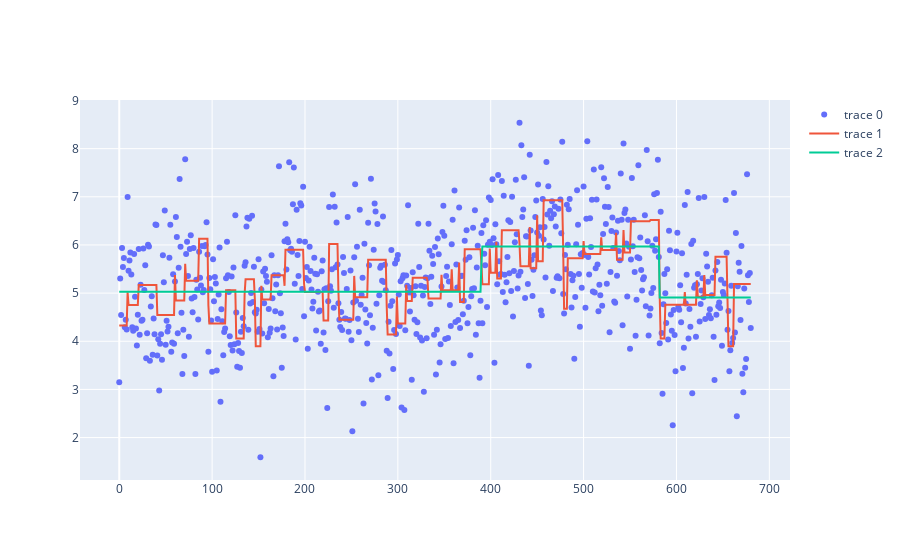

Notebook cell for this chart:
### Code cell
fig = go.Figure()
#fig.add_trace(go.Scatter(x=df['location'], y=df['raw'], name='Raw Signal', mode='markers',marker=markers))
fig.add_trace(go.Scatter(y = X, mode = 'markers'))
fig.add_trace (go.Scatter (y = decomposition.generate_function_from_wavelets (coefficients, basis, l)))
ind = np.array([0,   1,3])
#allind = np.arange(len(basis))
fig.add_trace (go.Scatter (y =decomposition.generate_function_from_wavelets (coefficients[ind], [basis[i] for i in ind], l)))

### Figure 1 — Plotly figure (JSON) as saved in the notebook; plotly's stock layout.template omitted (floating-point values rounded to 4 significant figures; data arrays with more than 128 entries replaced by an {"elided": "..."} marker saying what was removed)
{"data": [{"mode": "markers", "type": "scatter", "y": {"elided": "681 float values"}}, {"type": "scatter", "y": {"elided": "681 float values"}}, {"type": "scatter", "y": {"elided": "681 float values"}}], "layout": {}}
